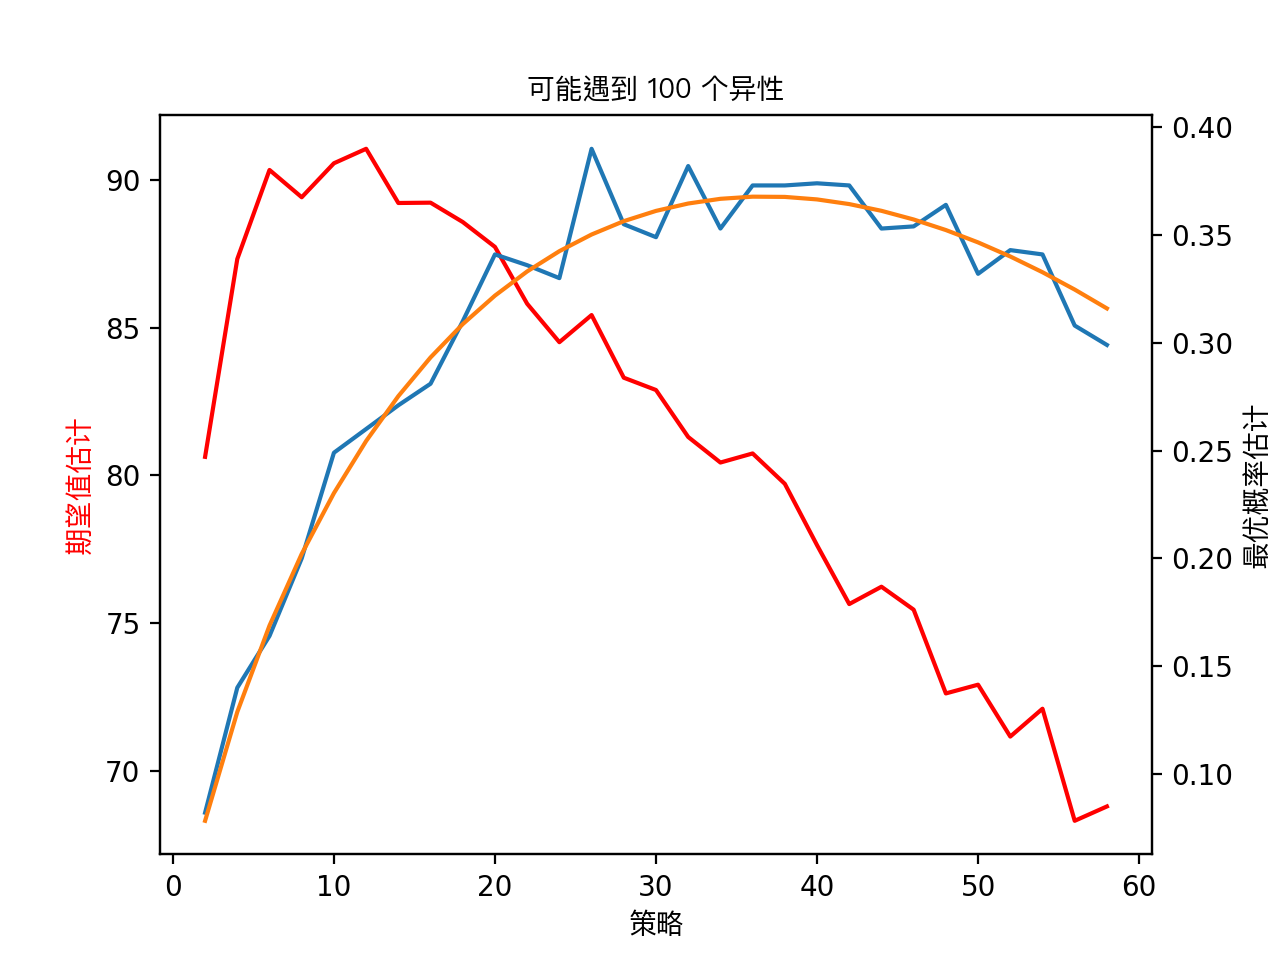

This figure's Python source:
#!/usr/bin/env python3
# -*- coding: utf-8 -*-

"""问世间情为何物

问题：一个人可以遇到N 个异性，遇到s个后，选择第一个超过这s个人（因此也超过他/她之前的所有人），结束。
如果没有找到，则选择最后一个。

术语：这s个人被称为样本，永远不可能被选择

假设：每个人的价值从0到N-1随机排序, 即排列S_N上的均匀分布, X ~ U(S_N)。
最终选择Y=X_d, X_d > max{X_1 ... X_s} > {X_{s+1} ... X_{d-1}}
估计：最优概率P(Y=N-1)，期望EY
"""

import numpy as np

N = 100

def find(s=15, N=100):
    """寻找函数
    
    一个人可以遇到N 个异性，遇到s个后，选择第一个超过这s个人（因此也超过他/她之前的所有人），结束。
如果没有找到，则选择最后一个。
    
    Keyword Arguments:
        s {number} -- 策略（样本量） (default: {15})
        N {number} -- 可能遇到的总人数 (default: {100})
    
    Returns:
        number -- 遇到的人（价值）
    """
    gfs = np.arange(N)
    np.random.shuffle(gfs)
    for gf in gfs[s:]:
        if np.all(gf > gfs[:s]):
            return gf
    else:
        return gfs[-1]

import matplotlib.pyplot as plt

def demo():
    # 演示程序
    stategies = (5, 10, 15, 20, 25, 30, 35, 40)
    ms = []
    ns = []
    for s in stategies:
        gf = np.array([find(s) for _ in range(100)])
        n = np.sum(gf==99)
        m = np.mean(gf)
        plt.plot(gf)
        ms.append(m)
        ns.append(n)
    plt.legend(['%d / %.2f / %d' % (s, m, n) for s, m, n in zip(stategies, ms, ns)])
    plt.show()

# 估计程序
import matplotlib.pyplot as plt
from matplotlib.font_manager import FontProperties
myfont = FontProperties(fname='/System/Library/Fonts/PingFang.ttc')

plt.title('可能遇到 %d 个异性' %N, fontproperties=myfont)
stategies = np.arange(2, 60, 2)
ms = []
ps = []
SN = 1000
for s in stategies:
    gf = np.array([find(s, N) for _ in range(SN)])
    n = np.sum(gf==N-1) / SN
    m = np.mean(gf)
    ms.append(m)
    ps.append(n)
exp=plt.subplot(111)
prob = exp.twinx()
exp.plot(stategies, ms, color='r')
prob.plot(stategies, ps)
prob.plot(stategies, [x/N*np.log(N/x) for x in stategies])
exp.set_ylabel('期望值估计', color='r', fontproperties=myfont)
prob.set_ylabel('最优概率估计', fontproperties=myfont)
exp.set_xlabel('策略', fontproperties=myfont)
plt.show()
